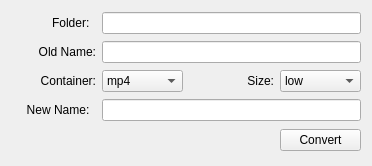
<?xml version="1.0" encoding="UTF-8"?>
<ui version="4.0">
 <class>Form</class>
 <widget class="QWidget" name="Form">
  <property name="geometry">
   <rect>
    <x>0</x>
    <y>0</y>
    <width>372</width>
    <height>166</height>
   </rect>
  </property>
  <property name="windowTitle">
   <string>Form</string>
  </property>
  <layout class="QGridLayout" name="gridLayout">
   <item row="0" column="0">
    <widget class="QLabel" name="label_5">
     <property name="text">
      <string>Folder:  </string>
     </property>
     <property name="alignment">
      <set>Qt::AlignRight|Qt::AlignTrailing|Qt::AlignVCenter</set>
     </property>
    </widget>
   </item>
   <item row="0" column="1" colspan="3">
    <widget class="QLineEdit" name="folderName">
     <property name="sizePolicy">
      <sizepolicy hsizetype="MinimumExpanding" vsizetype="Fixed">
       <horstretch>0</horstretch>
       <verstretch>0</verstretch>
      </sizepolicy>
     </property>
     <property name="minimumSize">
      <size>
       <width>231</width>
       <height>0</height>
      </size>
     </property>
    </widget>
   </item>
   <item row="1" column="0">
    <widget class="QLabel" name="label">
     <property name="text">
      <string>Old Name:</string>
     </property>
     <property name="alignment">
      <set>Qt::AlignRight|Qt::AlignTrailing|Qt::AlignVCenter</set>
     </property>
    </widget>
   </item>
   <item row="1" column="1" colspan="3">
    <widget class="QLineEdit" name="input">
     <property name="sizePolicy">
      <sizepolicy hsizetype="MinimumExpanding" vsizetype="Fixed">
       <horstretch>0</horstretch>
       <verstretch>0</verstretch>
      </sizepolicy>
     </property>
     <property name="minimumSize">
      <size>
       <width>231</width>
       <height>0</height>
      </size>
     </property>
    </widget>
   </item>
   <item row="2" column="0">
    <widget class="QLabel" name="label_3">
     <property name="text">
      <string>Container:</string>
     </property>
     <property name="alignment">
      <set>Qt::AlignRight|Qt::AlignTrailing|Qt::AlignVCenter</set>
     </property>
    </widget>
   </item>
   <item row="2" column="1">
    <widget class="QComboBox" name="container">
     <property name="sizePolicy">
      <sizepolicy hsizetype="Fixed" vsizetype="Fixed">
       <horstretch>0</horstretch>
       <verstretch>0</verstretch>
      </sizepolicy>
     </property>
     <property name="minimumSize">
      <size>
       <width>81</width>
       <height>0</height>
      </size>
     </property>
     <item>
      <property name="text">
       <string>mp4</string>
      </property>
     </item>
     <item>
      <property name="text">
       <string>mov</string>
      </property>
     </item>
    </widget>
   </item>
   <item row="2" column="2">
    <widget class="QLabel" name="label_4">
     <property name="text">
      <string>Size:</string>
     </property>
     <property name="alignment">
      <set>Qt::AlignRight|Qt::AlignTrailing|Qt::AlignVCenter</set>
     </property>
    </widget>
   </item>
   <item row="2" column="3">
    <widget class="QComboBox" name="size">
     <property name="sizePolicy">
      <sizepolicy hsizetype="Fixed" vsizetype="Fixed">
       <horstretch>0</horstretch>
       <verstretch>0</verstretch>
      </sizepolicy>
     </property>
     <property name="minimumSize">
      <size>
       <width>81</width>
       <height>0</height>
      </size>
     </property>
     <item>
      <property name="text">
       <string>low</string>
      </property>
     </item>
     <item>
      <property name="text">
       <string>same</string>
      </property>
     </item>
    </widget>
   </item>
   <item row="3" column="0">
    <widget class="QLabel" name="label_2">
     <property name="text">
      <string>New Name:  </string>
     </property>
     <property name="alignment">
      <set>Qt::AlignRight|Qt::AlignTrailing|Qt::AlignVCenter</set>
     </property>
    </widget>
   </item>
   <item row="3" column="1" colspan="3">
    <widget class="QLineEdit" name="output">
     <property name="sizePolicy">
      <sizepolicy hsizetype="MinimumExpanding" vsizetype="Fixed">
       <horstretch>0</horstretch>
       <verstretch>0</verstretch>
      </sizepolicy>
     </property>
     <property name="minimumSize">
      <size>
       <width>231</width>
       <height>0</height>
      </size>
     </property>
    </widget>
   </item>
   <item row="4" column="0" colspan="3">
    <spacer name="horizontalSpacer">
     <property name="orientation">
      <enum>Qt::Horizontal</enum>
     </property>
     <property name="sizeHint" stdset="0">
      <size>
       <width>264</width>
       <height>25</height>
      </size>
     </property>
    </spacer>
   </item>
   <item row="4" column="3">
    <widget class="QPushButton" name="convertButton">
     <property name="minimumSize">
      <size>
       <width>81</width>
       <height>0</height>
      </size>
     </property>
     <property name="text">
      <string>Convert</string>
     </property>
    </widget>
   </item>
  </layout>
 </widget>
 <resources/>
 <connections/>
</ui>
